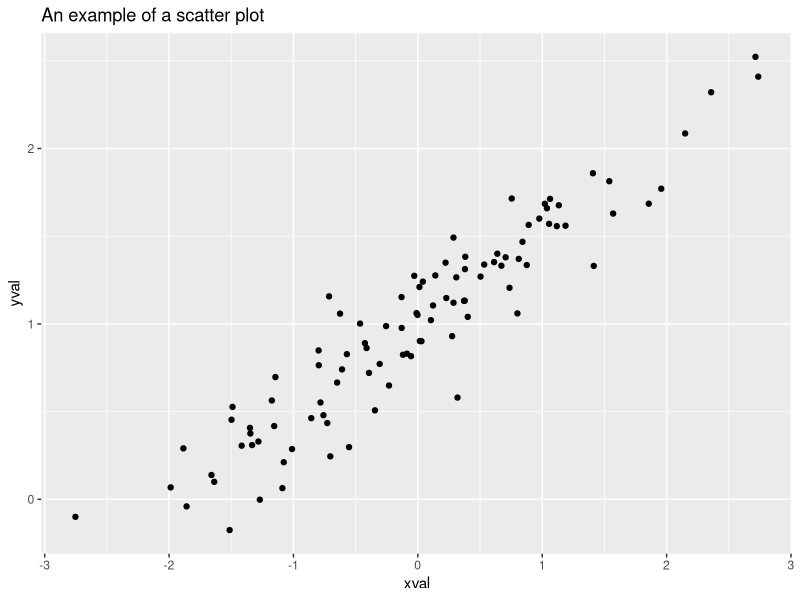

This chart was generated by the following R code:
## ---- chunk 1
knitr::opts_chunk$set(echo = TRUE)
library(tidyverse)
## ---- chunk 2
dat <- tibble(xval=rnorm(100),yval=1+0.5*xval+0.2*rnorm(100))
ggplot(data=dat, mapping=aes(x=xval,y=yval)) +
    geom_point() + ggtitle("An example of a scatter plot")
